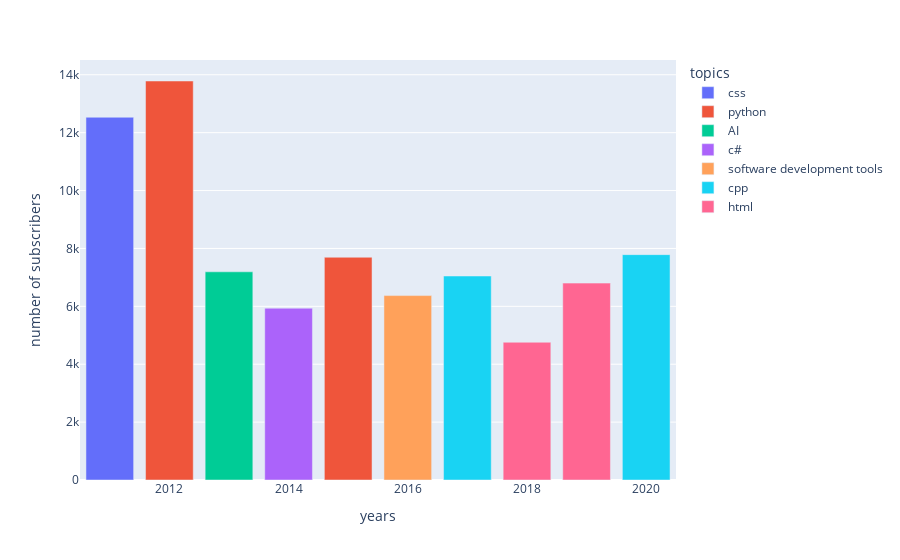

This figure's notebook cell:
### Code cell
px.bar(top_category_by_year, x='year', y='num_subscribers', color='topic',
      labels={'num_subscribers': 'number of subscribers', 'topic': 'topics', 'year': 'years'})

### Figure 1 — Plotly figure (JSON) as saved in the notebook; plotly's stock layout.template omitted (floating-point values rounded to 4 significant figures)
{"data": [{"alignmentgroup": "True", "hovertemplate": "topics=css<br>years=%{x}<br>number of subscribers=%{y}<extra></extra>", "legendgroup": "css", "marker": {"color": "#636efa", "pattern": {"shape": ""}}, "name": "css", "offsetgroup": "css", "orientation": "v", "showlegend": true, "textposition": "auto", "type": "bar", "x": [2011], "xaxis": "x", "y": [12533], "yaxis": "y"}, {"alignmentgroup": "True", "hovertemplate": "topics=python<br>years=%{x}<br>number of subscribers=%{y}<extra></extra>", "legendgroup": "python", "marker": {"color": "#EF553B", "pattern": {"shape": ""}}, "name": "python", "offsetgroup": "python", "orientation": "v", "showlegend": true, "textposition": "auto", "type": "bar", "x": [2012, 2015], "xaxis": "x", "y": [13785, 7696.0], "yaxis": "y"}, {"alignmentgroup": "True", "hovertemplate": "topics=AI<br>years=%{x}<br>number of subscribers=%{y}<extra></extra>", "legendgroup": "AI", "marker": {"color": "#00cc96", "pattern": {"shape": ""}}, "name": "AI", "offsetgroup": "AI", "orientation": "v", "showlegend": true, "textposition": "auto", "type": "bar", "x": [2013], "xaxis": "x", "y": [7193.0], "yaxis": "y"}, {"alignmentgroup": "True", "hovertemplate": "topics=c#<br>years=%{x}<br>number of subscribers=%{y}<extra></extra>", "legendgroup": "c#", "marker": {"color": "#ab63fa", "pattern": {"shape": ""}}, "name": "c#", "offsetgroup": "c#", "orientation": "v", "showlegend": true, "textposition": "auto", "type": "bar", "x": [2014], "xaxis": "x", "y": [5936.0], "yaxis": "y"}, {"alignmentgroup": "True", "hovertemplate": "topics=software development tools<br>years=%{x}<br>number of subscribers=%{y}<extra></extra>", "legendgroup": "software development tools", "marker": {"color": "#FFA15A", "pattern": {"shape": ""}}, "name": "software development tools", "offsetgroup": "software development tools", "orientation": "v", "showlegend": true, "textposition": "auto", "type": "bar", "x": [2016], "xaxis": "x", "y": [6371.0], "yaxis": "y"}, {"alignmentgroup": "True", "hovertemplate": "topics=cpp<br>years=%{x}<br>number of subscribers=%{y}<extra></extra>", "legendgroup": "cpp", "marker": {"color": "#19d3f3", "pattern": {"shape": ""}}, "name": "cpp", "offsetgroup": "cpp", "orientation": "v", "showlegend": true, "textposition": "auto", "type": "bar", "x": [2017, 2020], "xaxis": "x", "y": [7048.0, 7786.0], "yaxis": "y"}, {"alignmentgroup": "True", "hovertemplate": "topics=html<br>years=%{x}<br>number of subscribers=%{y}<extra></extra>", "legendgroup": "html", "marker": {"color": "#FF6692", "pattern": {"shape": ""}}, "name": "html", "offsetgroup": "html", "orientation": "v", "showlegend": true, "textposition": "auto", "type": "bar", "x": [2018, 2019], "xaxis": "x", "y": [4760.0, 6802.0], "yaxis": "y"}], "layout": {"barmode": "relative", "legend": {"title": {"text": "topics"}, "tracegroupgap": 0}, "margin": {"t": 60}, "xaxis": {"anchor": "y", "domain": [0, 1], "title": {"text": "years"}}, "yaxis": {"anchor": "x", "domain": [0, 1], "title": {"text": "number of subscribers"}}}}
